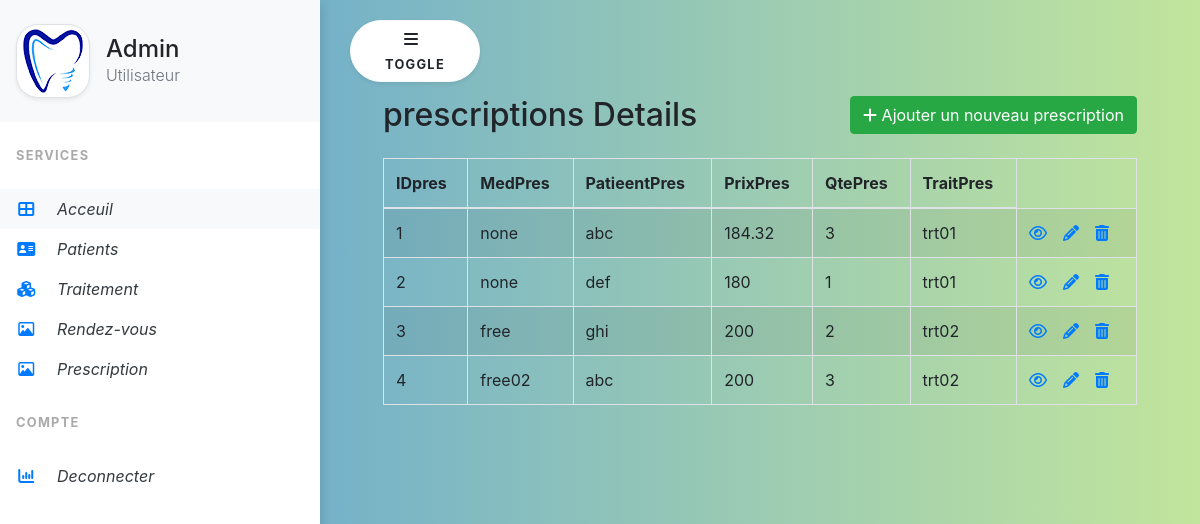
The page /Prescription/Prescription.php (signed in) on the database its author committed.
### tables this page shows
CREATE TABLE `prescription` (
  `IDpres` int NOT NULL,
  `TraitPres` text NOT NULL,
  `PrixPres` double DEFAULT NULL,
  `PatieentPres` text NOT NULL,
  `QtePres` int NOT NULL,
  `MedPres` text,
  PRIMARY KEY (`IDpres`)
);

### Prescription/Prescription.php (the view, shortened to what this page needs)
<!DOCTYPE html>
<html lang="en">
<head>
    <link rel="stylesheet" href="https://stackpath.bootstrapcdn.com/bootstrap/4.5.2/css/bootstrap.min.css">
    <link rel="stylesheet" href="https://maxcdn.bootstrapcdn.com/font-awesome/4.7.0/css/font-awesome.min.css">
    <link rel="stylesheet" href="../css/Style.css"/>
</head>
<body>
<?php include('../composants/menu.php'); ?>
    <div class="page-content p-5" id="content">
        <div class="container-fluid">
            <div class="row">
                <div class="col-md-12">
                    <div class="mt-5 mb-3 clearfix">
                        <h2 class="pull-left">prescriptions Details</h2>
                        <a href="create.php" class="btn btn-success pull-right"><i class="fa fa-plus"></i> Ajouter un nouveau prescription</a>
                    </div>
                    <?php
                    require_once "../db.php";
                    $sql = "SELECT * FROM prescription";
                    if($result = mysqli_query($link, $sql)){
                        if(mysqli_num_rows($result) > 0){
                            echo '<table class="table table-bordered table-striped">';
                                echo "<thead>";
                                    echo "<tr>";
                                        echo "<th>IDpres</th>";
                                        echo "<th>MedPres</th>";
                                        echo "<th>PatieentPres</th>";
                                        echo "<th>PrixPres</th>";
                                        echo "<th>QtePres</th>";
                                        echo "<th>TraitPres</th>";
                                    echo "</tr>";
                                echo "</thead>";
                                echo "<tbody>";
                                while($row = mysqli_fetch_array($result)){
                                    echo "<tr>";
                                        echo "<td>" . $row['IDpres'] . "</td>";
                                        echo "<td>" . $row['MedPres'] . "</td>";
                                        echo "<td>" . $row['PatieentPres'] . "</td>";
                                        echo "<td>" . $row['PrixPres'] . "</td>";
                                        echo "<td>" . $row['QtePres'] . "</td>";
                                        echo "<td>" . $row['TraitPres'] . "</td>";
                                        echo "<td>";
                                            echo '<a href="read.php?id='. $row['IDpres'] .'" class="mr-3" title="Voir" data-toggle="tooltip"><span class="fa fa-eye"></span></a>';
                                            echo '<a href="update.php?id='. $row['IDpres'] .'" class="mr-3" title="Mis a jour" data-toggle="tooltip"><span class="fa fa-pencil"></span></a>';
                                            echo '<a href="delete.php?id='. $row['IDpres'] .'" title="Supprimer" data-toggle="tooltip"><span class="fa fa-trash"></span></a>';
                                        echo "</td>";
                                    echo "</tr>";
                                }
                                echo "</tbody>";
                            echo "</table>";
                        } else{
                            echo '<div class="alert alert-danger"><em>No records were found.</em></div>';
                        }
                    } else{
                        echo "Oops! Something went wrong. Please try again later.";
                    }
                    ?>
                </div>
            </div>
        </div>
    </div>
</body>
</html>

### css/Style.css (style rules this page uses)
.page-content { width: calc(100% - 20rem); margin-left: 20rem; transition: all 0.4s; }
body { background: #599fd9; background: -webkit-linear-gradient(to right, #599fd9, #c2e59c); background: linear-gradient(to right, #599fd9, #c2e59c); min-height: 100vh; overflow-x: hidden; }

### Prescription/Prescription.php (style rules this page uses)
table tr td:last-child { width: 120px; }

### rows shown on the page
prescription: IDpres "1", MedPres "none", PatieentPres "abc", PrixPres "184.32", QtePres "3", TraitPres "trt01"
prescription: IDpres "2", MedPres "none", PatieentPres "def", PrixPres "180", QtePres "1", TraitPres "trt01"
prescription: IDpres "3", MedPres "free", PatieentPres "ghi", PrixPres "200", QtePres "2", TraitPres "trt02"
prescription: IDpres "4", MedPres "free02", PatieentPres "abc", PrixPres "200", QtePres "3", TraitPres "trt02"

### other values the page prints
$_SESSION["username"] "Admin"
